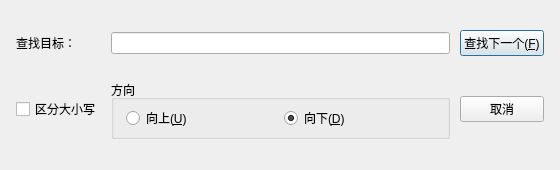
<?xml version="1.0" encoding="UTF-8"?>
<ui version="4.0">
 <class>FindDialog</class>
 <widget class="QDialog" name="FindDialog">
  <property name="geometry">
   <rect>
    <x>0</x>
    <y>0</y>
    <width>560</width>
    <height>170</height>
   </rect>
  </property>
  <property name="windowIcon">
   <iconset resource="resources.qrc">
    <normaloff>:/icons/find.svg</normaloff>:/icons/find.svg</iconset>
  </property>
  <property name="windowTitle">
   <string>查找</string>
  </property>
  <layout class="QGridLayout" name="gridLayout">
   <property name="leftMargin">
    <number>16</number>
   </property>
   <property name="topMargin">
    <number>16</number>
   </property>
   <property name="rightMargin">
    <number>16</number>
   </property>
   <property name="bottomMargin">
    <number>16</number>
   </property>
   <property name="horizontalSpacing">
    <number>10</number>
   </property>
   <property name="verticalSpacing">
    <number>10</number>
   </property>
   <item row="0" column="0">
    <widget class="QLabel" name="labelFind">
     <property name="text">
      <string>查找目标：</string>
     </property>
    </widget>
   </item>
   <item row="0" column="1">
    <widget class="QLineEdit" name="lineEditFind">
     <property name="minimumSize">
      <size>
       <width>260</width>
       <height>0</height>
      </size>
     </property>
     <property name="clearButtonEnabled">
      <bool>true</bool>
     </property>
    </widget>
   </item>
   <item row="0" column="2">
    <widget class="QPushButton" name="btnFindNext">
     <property name="text">
      <string>查找下一个(&amp;F)</string>
     </property>
     <property name="default">
      <bool>true</bool>
     </property>
    </widget>
   </item>
   <item row="1" column="0">
    <widget class="QCheckBox" name="checkBoxCase">
     <property name="text">
      <string>区分大小写</string>
     </property>
    </widget>
   </item>
   <item row="1" column="1">
    <widget class="QGroupBox" name="groupDirection">
     <property name="title">
      <string>方向</string>
     </property>
     <layout class="QHBoxLayout" name="horizontalLayout">
      <property name="leftMargin">
       <number>12</number>
      </property>
      <property name="topMargin">
       <number>6</number>
      </property>
      <property name="rightMargin">
       <number>12</number>
      </property>
      <property name="bottomMargin">
       <number>6</number>
      </property>
      <item>
       <widget class="QRadioButton" name="radioUp">
        <property name="text">
         <string>向上(&amp;U)</string>
        </property>
       </widget>
      </item>
      <item>
       <widget class="QRadioButton" name="radioDown">
        <property name="text">
         <string>向下(&amp;D)</string>
        </property>
        <property name="checked">
         <bool>true</bool>
        </property>
       </widget>
      </item>
     </layout>
    </widget>
   </item>
   <item row="1" column="2">
    <widget class="QPushButton" name="btnCancel">
     <property name="text">
      <string>取消</string>
     </property>
    </widget>
   </item>
  </layout>
 </widget>
 <resources>
  <include location="resources.qrc"/>
 </resources>
 <connections/>
</ui>
